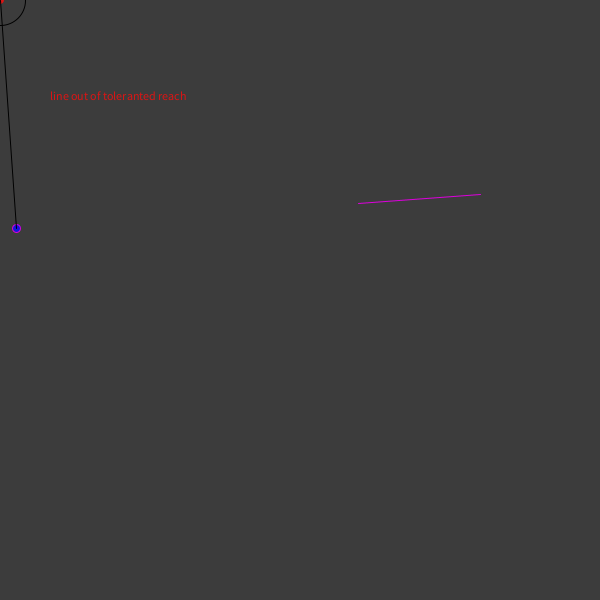
Frame 1 (no input)
Frame 60 (the mouse pressed at the canvas centre just before this capture): identical to frame 1, image omitted
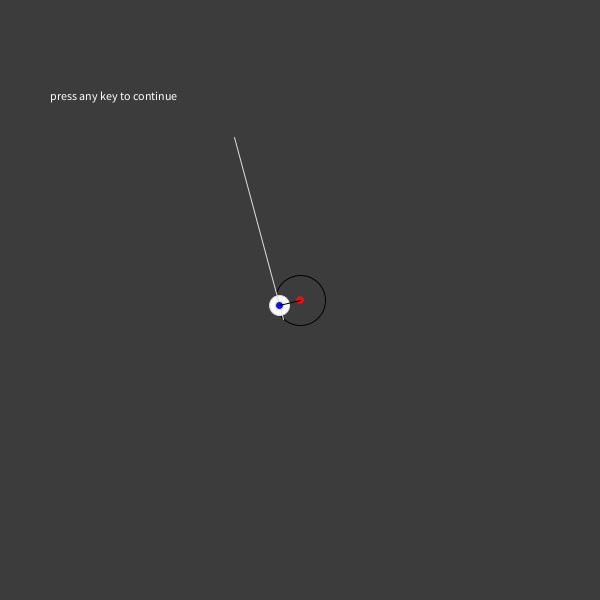
Frame 120 (the mouse held since frame 60 and released just before this capture)

The Processing sketch that drew these frames (run headless with seeded random() and noise(); from frame 60 on, the mouse is pressed at the canvas centre):

// Processing sketch: processing_orthogonalPointOnLine
// ── processing_orthogonalPointOnLine.pde
// here is it - https://www.openprocessing.org/sketch/413945
// the original code at https://forum.processing.org/two/discussion/15700/orthogonal-projection-of-a-point-onto-a-line by cameyo
//
// presented on openprocessing by Yuri Konoplev
// let us play together on github.com/j0k , fb.com/yuri.konoplev

float x1,y1,x2,y2;
PVector p1,p2;
PVector point, target, previous, proj;
int n = 1;
int t = 0;
float increment = 0;


float cx = width/2;
float cy = height/2;

void setup()
{
   size(600,600);
   randomVals();





}

void randomVals()
{
   x1 = (int)random(100,500);
   y1 = (int)random(100,500);
   x2 = (int)random(100,500);
   y2 = (int)random(100,500);
   cx = (int)random(100,500);
   cy = (int)random(100,500);
	 cx = mouseX;
	 cy = mouseY;

   p1 = new PVector(x1,y1);
   p2 = new PVector(x2,y2);

   proj = projection(p1, p2, new PVector(cx,cy));
   previous = new PVector(cx, cy);
   target = proj;

   point = PVector.sub(target,previous);
   point.mult(increment);
   point.add(previous);

   increment = 0;
   t = 0;
}

PVector projection(PVector line_p1, PVector line_p2, PVector p){
  float y1 = line_p1.y;
  float y2 = line_p2.y;
  float x1 = line_p1.x;
  float x2 = line_p2.x;

  if ((x1 == x2) && (y1 == y2))
    return line_p1;

  float k = ((y2-y1) * (cx-x1) - (x2-x1) * (cy-y1)) / (sq(y2-y1) + sq(x2-x1));
  float x4 = p.x - k * (y2-y1);
  float y4 = p.y + k * (x2-x1);

  return new PVector(x4,y4);
}

// does projection inside line?
boolean inside(PVector line_p1, PVector line_p2, PVector proj, float near){
  boolean x_res = false;
  boolean y_res = false;
  if ((near + line_p1.x >= proj.x) && (proj.x >= line_p2.x - near)){
    x_res = true;
  }

  if ((line_p1.x - near <= proj.x) && (proj.x <= line_p2.x + near)){
    x_res = true;
  }

  if ((line_p1.y + near >= proj.y) && (proj.y >= line_p2.y - near)){
    y_res = true;
  }

  if ((line_p1.y - near <= proj.y) && (proj.y <= line_p2.y + near)){
    y_res = true;
  }

  return (x_res && y_res);
}


void draw()
{
  background(60);
  // randomVals();

  noFill();
  ellipse(cx,cy,50,50);
  noStroke();
  fill(220,20,20);
  ellipse(cx,cy,8,8);
  // calculate the point



  if (inside(p1,p2,proj,0))
  {
  	stroke(220);
    move(previous, target);
  }
  else
  {
    stroke(color(220,0,220));
    text("line out of toleranted reach", 50, 100);
  }

  line(x1,y1,x2,y2);

  float x4 = proj.x;
  float y4 = proj.y;
  fill(20,20,220);
  ellipse(x4,y4, 8,8);
  stroke(0);
  line(cx,cy,x4,y4);
  // noLoop();
  // move(previous, target);
}

void move(PVector from, PVector to)
{
  if(point.dist(to) > 1)
  {
          point = PVector.sub(to,from);
          point.mult(increment);
          point.add(from);
  }
  else if (point.dist(to) < 1)
  {
          increment = 0;
          t = 0;
          fill(255);
          text("press any key to continue", 50, 100);
          // randomVals();
          // from.set(targetsList.get(n));
          // n = (n + 1) % (targetsList.size());
          // to.set(targetsList.get(n));
  }

  fill(255);
  ellipse(point.x, point.y, 20, 20);

  // linear movement normalized to vector length
  PVector v = PVector.sub(to, from);
  t ++;
  increment = t / v.mag();

  println(t, increment, point.x, point.y);
}

void keyPressed() { randomVals(); }
void mousePressed() { randomVals(); }
